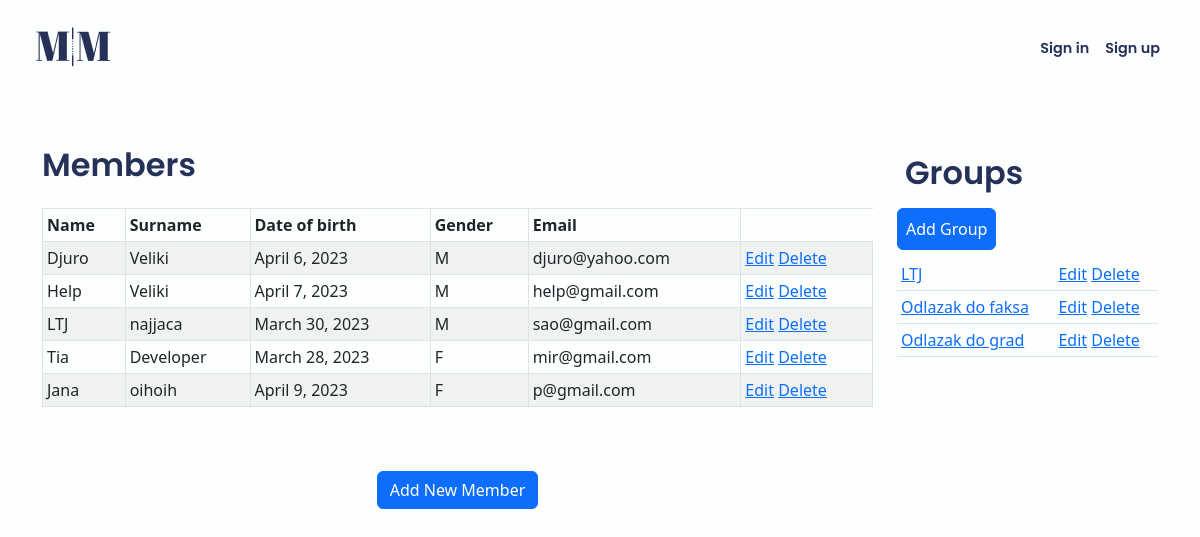
The app's page /app/management/, older data.
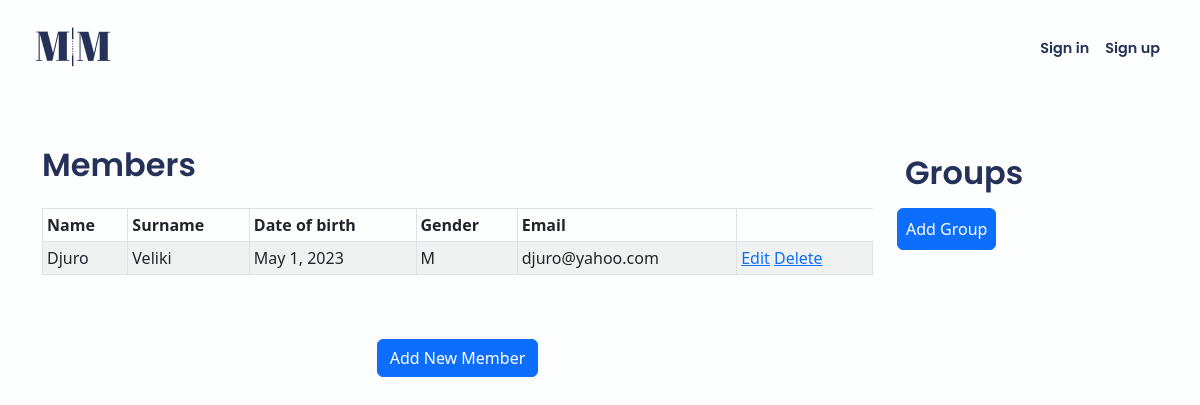
The same page, newer data.
### app/models.py (models this page shows, shortened)
class Member(models.Model):
    owner = models.ForeignKey(User, on_delete=models.CASCADE)  # get_user_model()
    name = models.CharField(blank=False, max_length=40)
    surname = models.CharField(blank=False, max_length=50)
    date_of_birth = models.DateField(default=datetime.date.today)  # ovo
    gender = models.CharField(
        max_length=1,
        choices=Gender.choices,
        default=Gender.male,
    )
    email = models.EmailField(max_length=100, unique=True)
    date_joined = models.DateField(default=datetime.date.today)
    @classmethod
    def get_all_members(self):
        return Member.objects.all()

class Group(models.Model):
    owner = models.ForeignKey(User, on_delete=models.CASCADE)
    name = models.CharField(max_length=50)
    price = models.DecimalField(max_digits=8, decimal_places=2)
    description = models.TextField(max_length=300, default=None)
    paid = models.BooleanField(default=False)
    @classmethod
    def get_all_groups(self):
        return Group.objects.all()

### app/views.py (the view)
# urls.py: path("management/", views.management, name="management"),
def management(request):
    user = request.user
    members = Member.get_all_members()
    groups = Group.get_all_groups
    context = {"user": user, "members": members, "groups": groups}
    return render(request, "app/management.html", context)

### app/templates/app/management.html
{% extends 'app/base.html' %}
{% block content %}
    <div class="row">
        <div class="col-12 col-md-9 mb-5">
            <h2>Members</h2>
            <table class="table table-striped table-bordered table-sm mt-4">
              <thead class="thead-dark">
              <tr>
                  <th>Name</th>
                  <th>Surname</th>
                  <th>Date of birth</th>
                  <th>Gender</th>
                  <th>Email</th>
              </tr>
              </thead>
              <tbody>
          {% for member in members %}
              <tr>
                  <td>{{ member.name }}</td>
                  <td>{{ member.surname }}</td>
                  <td>{{ member.date_of_birth }}</td>
                  <td>{{ member.gender }}</td>
                  <td>{{ member.email }}</td>
                  <td>
                      <a href="{% url 'app:edit_member' member.id %}"><span class="glyphicon glyphicon-pencil" >Edit</span></a>
                      <a href="{% url 'app:delete_member' member.id %}">Delete</a>
                  </td>
              </tr>
          {% endfor %}
              </tbody>
          </table>
          <br>
          <br>
          <center><a href="{% url 'app:add_member' %}" class="btn btn-primary">Add New Member</a></center>
        </div>
        <div class="col-12 col-md-3">
            <div class=mb-2>
                <h2 class="d-inline-flex p-2 me-5">Groups</h2>
                <a href="{% url 'app:add_group' %}" class="btn btn-primary d-inline-flex p-2">Add Group</a>
            </div>
            <table class="table table-sm">
              <tbody>
                {% for group in groups %}
                    <tr>
                        <td><a href="{% url 'app:group_details' group.id %}">{{ group.name }}</a></td>
                        <td>
                            <a href="{% url 'app:edit_group' group.id %}"><span class="glyphicon glyphicon-pencil" >Edit</span></a>
                            <a href="{% url 'app:delete_group' group.id %}">Delete</a>
                        </td>
                    </tr>
                {% endfor %}
              </tbody>
          </table>
        </div>
    </div>
{% endblock content %}

Row changes from the older to the newer data that the page shows:
removed Member: name "Help", surname "Veliki", date_of_birth "April 7, 2023", gender "M", email "help@gmail.com"
removed Member: name "LTJ", surname "najjaca", date_of_birth "March 30, 2023", gender "M", email "sao@gmail.com"
removed Member: name "Tia", surname "Developer", date_of_birth "March 28, 2023", gender "F", email "mir@gmail.com"
removed Member: name "Jana", surname "oihoih", date_of_birth "April 9, 2023", gender "F", email "p@gmail.com"
removed Group: name "LTJ"
removed Group: name "Odlazak do faksa"
removed Group: name "Odlazak do grad"
changed Member "Djuro": date_of_birth "April 6, 2023" → "May 1, 2023"
